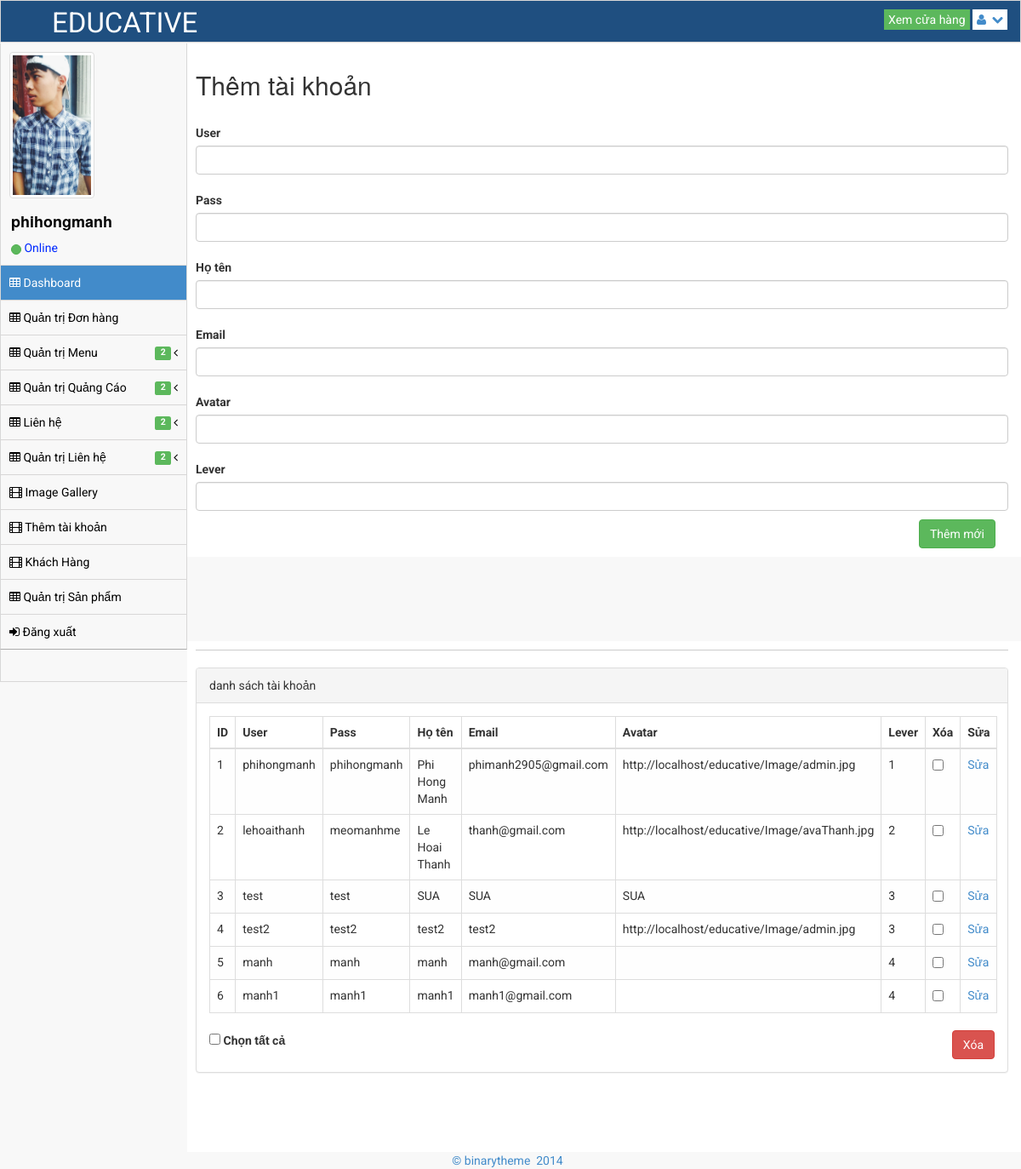
Screenshot of /admin/add-user.php (signed in) with the database file from the repository.
### tables this page shows
CREATE TABLE `register` (
  `iid_register` int(64) NOT NULL,
  `vuser` varchar(128) NOT NULL,
  `vpass` varchar(128) NOT NULL,
  `vname` varchar(128) NOT NULL,
  `vmail` varchar(128) NOT NULL,
  `vava` varchar(128) NOT NULL,
  `vlever` varchar(128) NOT NULL
);

### admin/add-user.php (the view, shortened to what this page needs)
<!DOCTYPE html>
<html lang="en">
<head>
    <link rel="stylesheet" href="assets/plugins/bootstrap/css/bootstrap.css"/>
    <link rel="stylesheet" href="assets/css/main.css"/>
    <link rel="stylesheet" href="assets/css/theme.css"/>
    <link rel="stylesheet" href="assets/css/MoneAdmin.css"/>
    <link rel="stylesheet" href="assets/plugins/Font-Awesome/css/font-awesome.css"/>
    <link rel="stylesheet" href="assets/plugins/Font-Awesome/css/font-awesome.css"/>
    <link rel="stylesheet" href="assets/plugins/wysihtml5/dist/bootstrap-wysihtml5-0.0.2.css"/>
    <link rel="stylesheet" href="assets/css/Markdown.Editor.hack.css"/>
    <link rel="stylesheet" href="assets/plugins/CLEditor1_4_3/jquery.cleditor.css"/>
    <link rel="stylesheet" href="assets/css/jquery.cleditor-hack.css"/>
    <link rel="stylesheet" href="assets/css/bootstrap-wysihtml5-hack.css"/>
</head>
<body class="padTop53 ">
<div id="wrap">
    <?php include('header.php') ?>
    <?php include('sidebar.php') ?>
    <div id="content">
        <form name="form" action="add-user.php" method="post" enctype="multipart/form-data">
            <div class="inner">
                <div class="row">
                    <div class="col-lg-12">
                        <h2 class="add-h2">Thêm tài khoản</h2>
                    </div>
                </div>
                <label class="label-product">User</label>
                <input class="abc-form form-control animated slideInRight" value=""
                       type="text" name="add_user">
                <label class="label-product">Pass</label>
                <input class="abc-form form-control animated slideInRight" value=""
                       type="text" name="add_pass">
                <label class="label-product">Họ tên</label>
                <input class="abc-form form-control animated slideInRight" value=""
                       type="text" name="add_name">
                <label class="label-product">Email</label>
                <input class="abc-form form-control animated slideInRight" value=""
                       type="text" name="add_mail">
                <label class="label-product">Avatar</label>
                <input class="abc-form form-control animated slideInRight" value=""
                       type="text" name="add_avt">
                <label class="label-product">Lever</label>
                <input class="abc-form form-control animated slideInRight" value=""
                       type="text" name="add_lvl">
                <button type="submit" class="btn btn-success sb-save" name="submit-add">Thêm mới</button>
            </div>
        </form>
    </div>
</div>
<div id="content">
    <div class="inner">
        <hr />
        <div class="row">
            <div class="col-lg-12">
                <div class="panel panel-default">
                    <div class="panel-heading">
                       danh sách tài khoản
                    </div>
                    <div class="panel-body">
                        <div class="table-responsive">
                            <form action="add-user.php" method="post">
                                <table class="table table-striped table-bordered table-hover" id="dataTables-example">
                                    <thead>
                                    <tr>
                                        <th>ID</th>
                                        <th>User</th>
                                        <th>Pass</th>
                                        <th>Họ tên</th>
                                        <th>Email</th>
                                        <th>Avatar</th>
                                        <th>Lever</th>
                                        <th>Xóa</th>
                                        <th>Sửa</th>
                                    </tr>
                                    </thead>
                                    <tbody>
                                    <?php
                                    include('../host.php');
                                    mysqli_set_charset($connect, "utf8");
                                    $sql_td = mysqli_query($connect, "SELECT * FROM register");
                                    $stt=1;
                                    while ($row = mysqli_fetch_array($sql_td)) {
                                        echo " <tr>";
                                        echo "<td>" . $stt++ . "</td>";
                                        echo "<td>" . $row['vuser'] . "</td>";
                                        echo "<td>" . $row['vpass'] . "</td>";
                                        echo "<td>" . $row['vname'] . "</td>";
                                        echo "<td>" . $row['vmail'] . "</td>";
                                        echo "<td>" . $row['vava'] . "</td>";
                                        echo "<td>" . $row['vlever'] . "</td>";
                                        echo "<td><input name=chk[] class='checkk' type=checkbox value='" . $row['iid_register'] . "'></td>";
                                        echo "<td><a href='adduser_editors.php?id=" . $row['iid_register'] . "'>Sửa</a></td>";
                                        echo "</tr>";
                                    }
                                    ?>
                                    </tbody>
                                </table>
                                <label><input type="checkbox" id="checkAll" /> Chọn tất cả</label>
                                <input type="submit" name='btn-delete' class="btn btn-danger btn-delete" value="Xóa">
                            </form>
                        </div>
                    </div>
                </div>
            </div>
        </div>
    </div>
</div>
<div id="footer">
    <p>&copy; binarytheme &nbsp;2014 &nbsp;</p>
</div>
</body>
</html>

### admin/sidebar.php (shortened to what this page needs)
<div id="left" >
    <div class="media user-media well-small">
        <a class="user-link" href="#">
            <img class="media-object img-thumbnail user-img" alt="User Picture" src="<?php
            include('../host.php');
            mysqli_set_charset($connect, "utf8");
            $sql_td = mysqli_query($connect, 'select * from register where vuser="'.$_SESSION['vuser'].'"' );
            while ($row = mysqli_fetch_array($sql_td)) {
                echo $row['vava'];
            }
            ?>" />
        </a>
        <br />
        <div class="media-body">
            <h5 class="media-heading"><?php
                include('../host.php');
                mysqli_set_charset($connect, "utf8");
                $sql_td = mysqli_query($connect, 'select * from register where vuser="'.$_SESSION['vuser'].'"' );
                while ($row = mysqli_fetch_array($sql_td)) {
                    echo $row['vuser'];
                }
                ?></h5>
            <ul class="list-unstyled user-info">
                <li>
                    <a class="btn btn-success btn-xs btn-circle" style="width: 10px;height: 12px;"></a> Online
                </li>
            </ul>
        </div>
        <br />
    </div>
    <ul id="menu" class="collapse">
        <?php
            if(isset($_SESSION['vuser']) && $_SESSION['vlever']==1 ){
                echo '<li class="panel active">
            <a href="index.php" >
                <i class="icon-table"></i> Dashboard
            </a>
        </li>
        <li><a href="cart-list.php"><i class="icon-table"></i> Quản trị Đơn hàng</a></li>
        <li class="panel ">
            <a href="#" data-parent="#menu" data-toggle="collapse" class="accordion-toggle collapsed" data-target="#form-nav">
                <i class="icon-table"></i> Quản trị Menu
                        <span class="pull-right">
                            <i class="icon-angle-left"></i>
                        </span>
                &nbsp; <span class="label label-success">2</span>&nbsp;
            </a>
        </li>
        <li class="panel ">
            <a href="#" data-parent="#menu" data-toggle="collapse" class="accordion-toggle collapsed" data-target="#ads-nav">
                <i class="icon-table"></i> Quản trị Quảng Cáo
                        <span class="pull-right">
                            <i class="icon-angle-left"></i>
                        </span>
                &nbsp; <span class="label label-success">2</span>&nbsp;
            </a>
        </li>
        <li class="panel ">
            <a href="#" data-parent="#menu" data-toggle="collapse" class="accordion-toggle collapsed" data-target="#kh-nav">
                <i class="icon-table"></i> Liên hệ
                        <span class="pull-right">
                            <i class="icon-angle-left"></i>
                        </span>
                &nbsp; <span class="label label-success">2</span>&nbsp;
            </a>
        </li>
        <li class="panel ">
            <a href="#" data-parent="#menu" data-toggle="collapse" class="accordion-toggle collapsed" data-target="#lh-nav">
                <i class="icon-table"></i> Quản trị Liên hệ
                        <span class="pull-right">
                            <i class="icon-angle-left"></i>
                        </span>
                &nbsp; <span class="label label-success">2</span>&nbsp;
            </a>
        </li>
        <li><a href="gallery.php"><i class="icon-film"></i> Image Gallery </a></li>
        <li><a href="add-user.php"><i class="icon-film"></i> Thêm tài khoản </a></li>
        <li><a href="khachhang.php"><i class="icon-film"></i> Khách Hàng </a></li>
        <li><a href="product-list.php"><i class="icon-table"></i> Quản trị Sản phẩm</a></li>
        <li><a href="../logout.php"><i class="icon-signin"></i> Đăng xuất </a></li>';
            }else if(isset($_SESSION['vuser']) && $_SESSION['vlever']==2){
                echo '<li class="panel active">
            <a href="index.php" >
                <i class="icon-table"></i> Dashboard
            </a>
        </li>
        <li><a href="cart-list.php"><i class="icon-table"></i> Quản trị Đơn hàng</a></li>
            <li class="panel ">
            <a href="#" data-parent="#menu" data-toggle="collapse" class="accordion-toggle collapsed" data-target="#form-nav">
                <i class="icon-table"></i> Quản trị Menu
                        <span class="pull-right">
                            <i class="icon-angle-left"></i>
                        </span>
                &nbsp; <span class="label label-success">2</span>&nbsp;
            </a>
            <ul class="collapse" id="form-nav">
                <li class=""><a href="add-menu.php"><i class="icon-angle-right"></i> Thêm mới Menu </a></li>
                <li class=""><a href="menu-list.php"><i class="icon-angle-right"></i> Danh sách Menu </a></li>
            </ul>
        </li>
        <li class="panel ">
            <a href="#" data-parent="#menu" data-toggle="collapse" class="accordion-toggle collapsed" data-target="#ads-nav">
                <i class="icon-table"></i> Quản trị Quảng Cáo
                        <span class="pull-right">
                            <i class="icon-angle-left"></i>
                        </span>
                &nbsp; <span class="label label-success">2</span>&nbsp;
            </a>
            <ul class="collapse" id="ads-nav">
                <li class=""><a href="ads-list.php"><i class="icon-angle-right"></i> Chỉnh sửa Banner Trái </a></li>
                <li class=""><a href="slideshow-list.php"><i class="icon-angle-right"></i> Chỉnh sửa Slideshow </a></li>
            </ul>
        </li>
        <li class="panel ">
            <a href="#" data-parent="#menu" data-toggle="collapse" class="accordion-toggle collapsed" data-target="#kh-nav">
                <i class="icon-table"></i> Quản trị Khách hàng
                        <span class="pull-right">
                            <i class="icon-angle-left"></i>
                        </span>
                &nbsp; <span class="label label-success">2</span>&nbsp;
            </a>
            <ul class="collapse" id="kh-nav">
                <li class=""><a href="contact-list.php"><i class="icon-angle-right"></i> Nhận thông tin mới </a></li>
                <li class=""><a href="send-user-list.php"><i class="icon-angle-right"></i> Khách hàng phản hồi  </a></li>
            </ul>
        </li>
        <li class="panel ">
            <a href="#" data-parent="#menu" data-toggle="collapse" class="accordion-toggle collapsed" data-target="#lh-nav">
                <i class="icon-table"></i> Quản trị Liên hệ
                        <span class="pull-right">
                            <i class="icon-angle-left"></i>
                        </span>
                &nbsp; <span class="label label-success">2</span>&nbsp;
            </a>
            <ul class="collapse" id="lh-nav">
                <li class=""><a href="branch-list.php"><i class="icon-angle-right"></i> Quản lý chi nhánh </a></li>
                <li class=""><a href="send-user-list.php"><i class="icon-angle-right"></i> Khách hàng phản hồi  </a></li>
            </ul>
        </li>
        <li><a href="gallery.php"><i class="icon-film"></i> Image Gallery </a></li>
        <li><a href="product-list.php"><i class="icon-table"></i> Quản trị Sản phẩm</a></li>
        <li><a href="../logout.php"><i class="icon-signin"></i> Đăng xuất </a></li>';
            }else if(isset($_SESSION['vuser']) && $_SESSION['vlever']==3){
                echo '<li class="panel active">
            <a href="index.php" >
                <i class="icon-table"></i> Dashboard
            </a>
        </li>
        <li class="panel ">
            <a href="#" data-parent="#menu" data-toggle="collapse" class="accordion-toggle collapsed" data-target="#ads-nav">
                <i class="icon-table"></i> Quản trị Quảng Cáo
                        <span class="pull-right">
                            <i class="icon-angle-left"></i>
                        </span>
                &nbsp; <span class="label label-success">2</span>&nbsp;
            </a>
            <ul class="collapse" id="ads-nav">
                <li class=""><a href="ads-list.php"><i class="icon-angle-right"></i> Chỉnh sửa Banner Trái </a></li>
                <li class=""><a href="slideshow-list.php"><i class="icon-angle-right"></i> Chỉnh sửa Slideshow </a></li>
            </ul>
        </li>
        <li><a href="gallery.php"><i class="icon-film"></i> Image Gallery </a></li>
        <li><a href="product-list.php"><i class="icon-table"></i> Quản trị Sản phẩm</a></li>
        <li><a href="../logout.php"><i class="icon-signin"></i> Đăng xuất </a></li>';
            }else{
            }
        ?>
    </ul>
</div>

### admin/assets/css/MoneAdmin.css (style rules this page uses)
body { background-color: #f8f8f8; }
.btn-circle { width: 30px; height: 30px; padding: 6px 0; border-radius: 15px; text-align: center; font-size: 12px; line-height: 1.428571429; }

### rows the page displays
register: vava (picture), vuser "phihongmanh", vpass "phihongmanh", vname "Phi Hong Manh", vmail "phimanh2905@gmail.com", vava "http://localhost/educative/Image/admin.jpg", vlever "1"
register: vuser "lehoaithanh", vpass "meomanhme", vname "Le Hoai Thanh", vmail "thanh@gmail.com", vava "http://localhost/educative/Image/avaThanh.jpg", vlever "2"
register: vuser "test", vpass "test", vname "SUA", vmail "SUA", vava "SUA", vlever "3"
register: vuser "test2", vpass "test2", vname "test2", vmail "test2", vava "http://localhost/educative/Image/admin.jpg", vlever "3"
register: vuser "manh", vpass "manh", vname "manh", vmail "manh@gmail.com", vlever "4"
register: vuser "manh1", vpass "manh1", vname "manh1", vmail "manh1@gmail.com", vlever "4"
